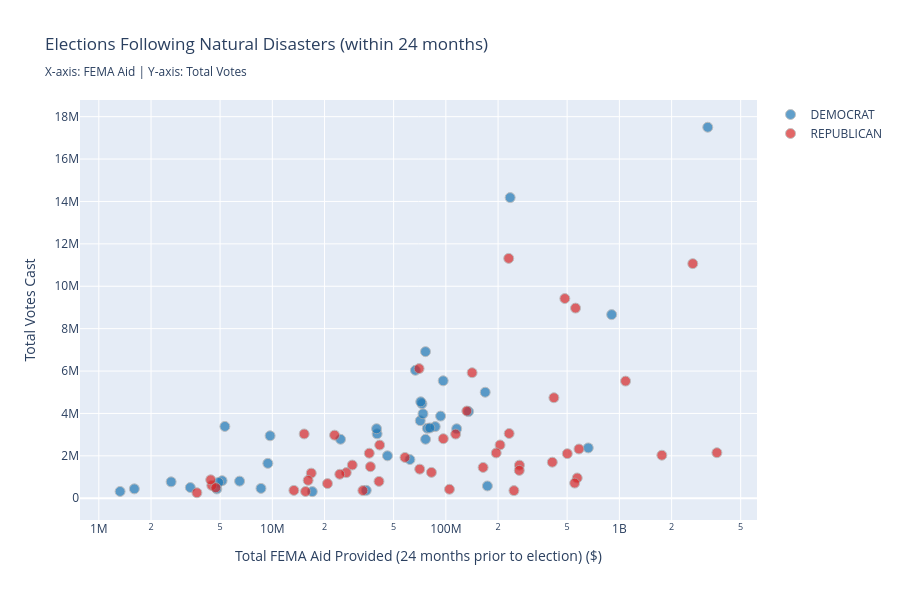

Notebook cell for this chart:
### Code cell
# Elections following natural disasters

import plotly.graph_objects as go
from datetime import timedelta

# Create a detailed disaster timeline with election years
df_disasters_with_dates = df_disasters.copy()
df_disasters_with_dates['state'] = df_disasters_with_dates['state'].str.strip().str.title()

# Get election years
election_years_set = set(df['year'].unique())

# For each election year, find disasters that occurred within 24 months BEFORE the election
# This captures the effects leading up to the election 

def find_disasters_before_election(state_name, election_year, months_lookback=24):
    """Find disasters within X months before an election"""
    election_disasters = df_disasters_with_dates[
        (df_disasters_with_dates['state'] == state_name) &
        (df_disasters_with_dates['year'] >= election_year - 2) &
        (df_disasters_with_dates['year'] <= election_year)
    ].copy()
    return election_disasters

# Create a comprehensive list of elections with preceding disasters
elections_with_disasters = []

for state in merged_df['state'].unique():
    for year in election_years_set:
        election_record = merged_df[(merged_df['state'] == state) & (merged_df['year'] == year)]
        
        if len(election_record) > 0:
            disasters_before = find_disasters_before_election(state, year)
            
            if len(disasters_before) > 0:  # Only include if there were disasters
                elections_with_disasters.append({
                    'state': state,
                    'election_year': year,
                    'winning_party': election_record['winning_party'].values[0],
                    'total_votes': election_record['total_votes'].values[0],
                    'disaster_count': len(disasters_before),
                    'disaster_types': ', '.join(disasters_before['incident_type'].unique()),
                    'fema_aid_24mo': disasters_before['pa_total'].sum() + disasters_before['ihp_total'].sum(),
                    'first_disaster_year': disasters_before['year'].min(),
                    'last_disaster_year': disasters_before['year'].max()
                })

# Convert to DataFrame for easier analysis
elections_disaster_df = pd.DataFrame(elections_with_disasters)
elections_disaster_df['fema_aid_formatted'] = '$' + (elections_disaster_df['fema_aid_24mo'] / 1e6).round(2).astype(str) + 'M'
elections_disaster_df = elections_disaster_df.sort_values(['election_year', 'fema_aid_24mo'], ascending=[False, False])

print(f"Elections following natural disasters (within 24 months): {len(elections_disaster_df)}")
print(f"\nSample of Elections After Disasters:")
print(elections_disaster_df[['state', 'election_year', 'winning_party', 'disaster_count', 'fema_aid_formatted']].head(15))

# Create US state codes mapping
state_codes = {
    'Alabama': 'AL', 'Alaska': 'AK', 'Arizona': 'AZ', 'Arkansas': 'AR', 'California': 'CA',
    'Colorado': 'CO', 'Connecticut': 'CT', 'Delaware': 'DE', 'Florida': 'FL', 'Georgia': 'GA',
    'Hawaii': 'HI', 'Idaho': 'ID', 'Illinois': 'IL', 'Indiana': 'IN', 'Iowa': 'IA',
    'Kansas': 'KS', 'Kentucky': 'KY', 'Louisiana': 'LA', 'Maine': 'ME', 'Maryland': 'MD',
    'Massachusetts': 'MA', 'Michigan': 'MI', 'Minnesota': 'MN', 'Mississippi': 'MS', 'Missouri': 'MO',
    'Montana': 'MT', 'Nebraska': 'NE', 'Nevada': 'NV', 'New Hampshire': 'NH', 'New Jersey': 'NJ',
    'New Mexico': 'NM', 'New York': 'NY', 'North Carolina': 'NC', 'North Dakota': 'ND', 'Ohio': 'OH',
    'Oklahoma': 'OK', 'Oregon': 'OR', 'Pennsylvania': 'PA', 'Rhode Island': 'RI', 'South Carolina': 'SC',
    'South Dakota': 'SD', 'Tennessee': 'TN', 'Texas': 'TX', 'Utah': 'UT', 'Vermont': 'VT',
    'Virginia': 'VA', 'Washington': 'WA', 'West Virginia': 'WV', 'Wisconsin': 'WI', 'Wyoming': 'WY'
}

# VISUALIZATION: Scatter plot comparing FEMA aid vs voting patterns for elections after disasters
party_colors = {
    'DEMOCRAT': '#1f77b4',
    'REPUBLICAN': '#d62728',
    'LIBERTARIAN': '#ff7f0e',
    'GREEN': '#2ca02c',
    'OTHER': '#9467bd'
}

elections_disaster_df['color'] = elections_disaster_df['winning_party'].map(party_colors)
elections_disaster_df['state_code'] = elections_disaster_df['state'].map(state_codes)

fig = go.Figure()

# Add scatter points for each party
for party in party_colors.keys():
    party_data = elections_disaster_df[elections_disaster_df['winning_party'] == party]
    
    hover_text = (
        '<b>' + party_data['state'] + ' (' + party_data['election_year'].astype(str) + ')</b><br>' +
        'Winning Party: ' + party_data['winning_party'] + '<br>' +
        'Total Votes: ' + (party_data['total_votes']/1e6).round(2).astype(str) + 'M<br>' +
        'Disasters (24mo prior): ' + party_data['disaster_count'].astype(int).astype(str) + '<br>' +
        'Disaster Types: ' + party_data['disaster_types'] + '<br>' +
        'FEMA Aid (24mo): ' + party_data['fema_aid_formatted']
    )
    
    fig.add_trace(go.Scatter(
        x=party_data['fema_aid_24mo'],
        y=party_data['total_votes'],
        mode='markers',
        name=party,
        marker=dict(size=10, color=party_colors[party], opacity=0.7, line=dict(width=1, color='darkgray')),
        text=hover_text,
        hovertemplate='%{text}<extra></extra>'
    ))

fig.update_layout(
    title='Elections Following Natural Disasters (within 24 months)<br><sub>X-axis: FEMA Aid | Y-axis: Total Votes</sub>',
    xaxis_title='Total FEMA Aid Provided (24 months prior to election) ($)',
    yaxis_title='Total Votes Cast',
    height=600,
    hovermode='closest',
    xaxis_type='log'  # Log scale to better visualize wide range of aid amounts
)

fig.show()

# CHOROPLETH: Show elections after disasters for a specific recent election year
latest_election_year = elections_disaster_df['election_year'].max()
latest_year_disasters = elections_disaster_df[elections_disaster_df['election_year'] == latest_election_year].copy()

if len(latest_year_disasters) > 0:
    latest_year_disasters['state_code'] = latest_year_disasters['state'].map(state_codes)
    
    hover_text_map = (
        '<b>' + latest_year_disasters['state'] + '</b><br>' +
        'Winning Party: ' + latest_year_disasters['winning_party'] + '<br>' +
        'Total Votes: ' + (latest_year_disasters['total_votes']/1e6).round(2).astype(str) + 'M<br>' +
        'Disasters (24mo): ' + latest_year_disasters['disaster_count'].astype(int).astype(str) + '<br>' +
        'Disaster Types: ' + latest_year_disasters['disaster_types'] + '<br>' +
        'FEMA Aid: ' + latest_year_disasters['fema_aid_formatted']
    )
    
    fig_map = go.Figure(data=go.Choropleth(
        locations=latest_year_disasters['state_code'],
        z=latest_year_disasters['fema_aid_24mo'],
        text=hover_text_map,
        hovertemplate='%{text}<extra></extra>',
        colorscale=[
            [0, '#fff7bc'],
            [1, '#e74c3c']
        ],
        marker_line_color='darkgray',
        colorbar=dict(title='FEMA Aid<br>($)', thickness=20, len=0.7)
    ))

### Figure 1 — Plotly figure (JSON) as saved in the notebook; plotly's stock layout.template omitted (floating-point values rounded to 4 significant figures)
{"data": [{"hovertemplate": "%{text}<extra></extra>", "marker": {"color": "#1f77b4", "line": {"color": "darkgray", "width": 1}, "opacity": 0.7, "size": 10}, "mode": "markers", "name": "DEMOCRAT", "text": ["<b>California (2020)</b><br>Winning Party: DEMOCRAT<br>Total Votes: 17.5M<br>Disasters (24mo prior): 9<br>Disaster Types: Fire, Severe Storm<br>FEMA Aid (24mo): $3230.7M", "<b>New York (2020)</b><br>Winning Party: DEMOCRAT<br>Total Votes: 8.66M<br>Disasters (24mo prior): 3<br>Disaster Types: Hurricane, Severe Storm, Flood<br>FEMA Aid (24mo): $902.58M", "<b>Oregon (2020)</b><br>Winning Party: DEMOCRAT<br>Total Votes: 2.37M<br>Disasters (24mo prior): 4<br>Disaster Types: Fire, Flood, Severe Storm<br>FEMA Aid (24mo): $661.9M", "<b>Hawaii (2020)</b><br>Winning Party: DEMOCRAT<br>Total Votes: 0.58M<br>Disasters (24mo prior): 4<br>Disaster Types: Severe Storm, Hurricane, Volcanic Eruption, Flood<br>FEMA Aid (24mo): $173.58M", "<b>Georgia (2020)</b><br>Winning Party: DEMOCRAT<br>Total Votes: 5.0M<br>Disasters (24mo prior): 2<br>Disaster Types: Hurricane<br>FEMA Aid (24mo): $168.59M", "<b>Washington (2020)</b><br>Winning Party: DEMOCRAT<br>Total Votes: 4.09M<br>Disasters (24mo prior): 5<br>Disaster Types: Severe Storm, Fire, Flood<br>FEMA Aid (24mo): $135.2M", "<b>Minnesota (2020)</b><br>Winning Party: DEMOCRAT<br>Total Votes: 3.28M<br>Disasters (24mo prior): 3<br>Disaster Types: Flood<br>FEMA Aid (24mo): $115.44M", "<b>Michigan (2020)</b><br>Winning Party: DEMOCRAT<br>Total Votes: 5.54M<br>Disasters (24mo prior): 2<br>Disaster Types: Dam/Levee Break, Flood<br>FEMA Aid (24mo): $96.53M", "<b>Wisconsin (2020)</b><br>Winning Party: DEMOCRAT<br>Total Votes: 3.3M<br>Disasters (24mo prior): 4<br>Disaster Types: Flood<br>FEMA Aid (24mo): $78.21M", "<b>Pennsylvania (2020)</b><br>Winning Party: DEMOCRAT<br>Total Votes: 6.92M<br>Disasters (24mo prior): 1<br>Disaster Types: Severe Storm<br>FEMA Aid (24mo): $76.33M", "<b>Virginia (2020)</b><br>Winning Party: DEMOCRAT<br>Total Votes: 4.46M<br>Disasters (24mo prior): 2<br>Disaster Types: Hurricane<br>FEMA Aid (24mo): $72.85M", "<b>New Jersey (2020)</b><br>Winning Party: DEMOCRAT<br>Total Votes: 4.55M<br>Disasters (24mo prior): 2<br>Disaster Types: Hurricane, Severe Storm<br>FEMA Aid (24mo): $71.66M", "<b>Massachusetts (2020)</b><br>Winning Party: DEMOCRAT<br>Total Votes: 3.66M<br>Disasters (24mo prior): 2<br>Disaster Types: Snowstorm, Severe Storm<br>FEMA Aid (24mo): $71.19M", "<b>Illinois (2020)</b><br>Winning Party: DEMOCRAT<br>Total Votes: 6.03M<br>Disasters (24mo prior): 1<br>Disaster Types: Flood<br>FEMA Aid (24mo): $66.78M", "<b>Connecticut (2020)</b><br>Winning Party: DEMOCRAT<br>Total Votes: 1.82M<br>Disasters (24mo prior): 3<br>Disaster Types: Hurricane, Severe Storm, Tornado<br>FEMA Aid (24mo): $62.08M", "<b>Maryland (2020)</b><br>Winning Party: DEMOCRAT<br>Total Votes: 3.04M<br>Disasters (24mo prior): 3<br>Disaster Types: Hurricane, Flood, Severe Storm<br>FEMA Aid (24mo): $40.17M", "<b>Colorado (2020)</b><br>Winning Party: DEMOCRAT<br>Total Votes: 3.28M<br>Disasters (24mo prior): 1<br>Disaster Types: Fire<br>FEMA Aid (24mo): $39.88M", "<b>Vermont (2020)</b><br>Winning Party: DEMOCRAT<br>Total Votes: 0.37M<br>Disasters (24mo prior): 3<br>Disaster Types: Severe Storm, Flood<br>FEMA Aid (24mo): $34.78M", "<b>New Hampshire (2020)</b><br>Winning Party: DEMOCRAT<br>Total Votes: 0.81M<br>Disasters (24mo prior): 3<br>Disaster Types: Severe Storm, Snowstorm, Coastal Storm<br>FEMA Aid (24mo): $6.48M", "<b>Arizona (2020)</b><br>Winning Party: DEMOCRAT<br>Total Votes: 3.39M<br>Disasters (24mo prior): 3<br>Disaster Types: Severe Storm, Flood<br>FEMA Aid (24mo): $5.33M", "<b>Maine (2020)</b><br>Winning Party: DEMOCRAT<br>Total Votes: 0.83M<br>Disasters (24mo prior): 1<br>Disaster Types: Coastal Storm<br>FEMA Aid (24mo): $5.14M", "<b>Delaware (2020)</b><br>Winning Party: DEMOCRAT<br>Total Votes: 0.5M<br>Disasters (24mo prior): 1<br>Disaster Types: Hurricane<br>FEMA Aid (24mo): $3.37M", "<b>California (2016)</b><br>Winning Party: DEMOCRAT<br>Total Votes: 14.18M<br>Disasters (24mo prior): 1<br>Disaster Types: Fire<br>FEMA Aid (24mo): $234.75M", "<b>New Jersey (2016)</b><br>Winning Party: DEMOCRAT<br>Total Votes: 3.87M<br>Disasters (24mo prior): 2<br>Disaster Types: Severe Storm<br>FEMA Aid (24mo): $93.27M", "<b>Massachusetts (2016)</b><br>Winning Party: DEMOCRAT<br>Total Votes: 3.38M<br>Disasters (24mo prior): 1<br>Disaster Types: Severe Storm<br>FEMA Aid (24mo): $86.85M", "<b>Washington (2016)</b><br>Winning Party: DEMOCRAT<br>Total Votes: 3.32M<br>Disasters (24mo prior): 4<br>Disaster Types: Flood, Severe Storm, Fire<br>FEMA Aid (24mo): $80.91M", "<b>Maryland (2016)</b><br>Winning Party: DEMOCRAT<br>Total Votes: 2.78M<br>Disasters (24mo prior): 2<br>Disaster Types: Flood, Snowstorm<br>FEMA Aid (24mo): $76.4M", "<b>Virginia (2016)</b><br>Winning Party: DEMOCRAT<br>Total Votes: 3.98M<br>Disasters (24mo prior): 2<br>Disaster Types: Hurricane, Snowstorm<br>FEMA Aid (24mo): $73.84M", "<b>Oregon (2016)</b><br>Winning Party: DEMOCRAT<br>Total Votes: 2.0M<br>Disasters (24mo prior): 2<br>Disaster Types: Severe Storm<br>FEMA Aid (24mo): $46.08M", "<b>Colorado (2016)</b><br>Winning Party: DEMOCRAT<br>Total Votes: 2.78M<br>Disasters (24mo prior): 1<br>Disaster Types: Flood<br>FEMA Aid (24mo): $24.72M", "<b>District Of Columbia (2016)</b><br>Winning Party: DEMOCRAT<br>Total Votes: 0.31M<br>Disasters (24mo prior): 1<br>Disaster Types: Snowstorm<br>FEMA Aid (24mo): $17.0M", "<b>Minnesota (2016)</b><br>Winning Party: DEMOCRAT<br>Total Votes: 2.94M<br>Disasters (24mo prior): 1<br>Disaster Types: Flood<br>FEMA Aid (24mo): $9.71M", "<b>Connecticut (2016)</b><br>Winning Party: DEMOCRAT<br>Total Votes: 1.64M<br>Disasters (24mo prior): 1<br>Disaster Types: Severe Storm<br>FEMA Aid (24mo): $9.42M", "<b>Rhode Island (2016)</b><br>Winning Party: DEMOCRAT<br>Total Votes: 0.46M<br>Disasters (24mo prior): 1<br>Disaster Types: Severe Storm<br>FEMA Aid (24mo): $8.6M", "<b>New Hampshire (2016)</b><br>Winning Party: DEMOCRAT<br>Total Votes: 0.74M<br>Disasters (24mo prior): 1<br>Disaster Types: Severe Storm<br>FEMA Aid (24mo): $4.9M", "<b>Hawaii (2016)</b><br>Winning Party: DEMOCRAT<br>Total Votes: 0.44M<br>Disasters (24mo prior): 1<br>Disaster Types: Mud/Landslide<br>FEMA Aid (24mo): $4.79M", "<b>Maine (2016)</b><br>Winning Party: DEMOCRAT<br>Total Votes: 0.77M<br>Disasters (24mo prior): 1<br>Disaster Types: Snowstorm<br>FEMA Aid (24mo): $2.61M", "<b>Delaware (2016)</b><br>Winning Party: DEMOCRAT<br>Total Votes: 0.44M<br>Disasters (24mo prior): 1<br>Disaster Types: Snowstorm<br>FEMA Aid (24mo): $1.6M", "<b>Vermont (2016)</b><br>Winning Party: DEMOCRAT<br>Total Votes: 0.32M<br>Disasters (24mo prior): 1<br>Disaster Types: Severe Storm<br>FEMA Aid (24mo): $1.33M"], "type": "scatter", "x": [3231000000.0, 902600000.0, 661900000.0, 173600000.0, 168600000.0, 135200000.0, 115400000.0, 96530000.0, 78210000.0, 76330000.0, 72850000.0, 71660000.0, 71190000.0, 66780000.0, 62080000.0, 40170000.0, 39880000.0, 34780000.0, 6476000.0, 5327000.0, 5136000.0, 3368000.0, 234700000.0, 93270000.0, 86850000.0, 80910000.0, 76400000.0, 73840000.0, 46080000.0, 24720000.0, 17000000.0, 9708000.0, 9424000.0, 8603000.0, 4899000.0, 4787000.0, 2611000.0, 1603000.0, 1327000.0], "y": [17500000.0, 8662000.0, 2374000.0, 579800.0, 5000000.0, 4088000.0, 3277000.0, 5539000.0, 3298000.0, 6915000.0, 4461000.0, 4549000.0, 3658000.0, 6034000.0, 1824000.0, 3037000.0, 3280000.0, 371000.0, 806200.0, 3387000.0, 828300.0, 504300.0, 14180000.0, 3874000.0, 3379000.0, 3317000.0, 2781000.0, 3983000.0, 2001000.0, 2780000.0, 312600.0, 2945000.0, 1645000.0, 464100.0, 744300.0, 437700.0, 771900.0, 441600.0, 320500.0]}, {"hovertemplate": "%{text}<extra></extra>", "marker": {"color": "#d62728", "line": {"color": "darkgray", "width": 1}, "opacity": 0.7, "size": 10}, "mode": "markers", "name": "REPUBLICAN", "text": ["<b>Louisiana (2020)</b><br>Winning Party: REPUBLICAN<br>Total Votes: 2.15M<br>Disasters (24mo prior): 6<br>Disaster Types: Hurricane, Flood, Severe Storm<br>FEMA Aid (24mo): $3647.68M", "<b>Florida (2020)</b><br>Winning Party: REPUBLICAN<br>Total Votes: 11.07M<br>Disasters (24mo prior): 3<br>Disaster Types: Hurricane<br>FEMA Aid (24mo): $2648.4M", "<b>North Carolina (2020)</b><br>Winning Party: REPUBLICAN<br>Total Votes: 5.52M<br>Disasters (24mo prior): 7<br>Disaster Types: Severe Storm, Hurricane<br>FEMA Aid (24mo): $1085.86M", "<b>Alabama (2020)</b><br>Winning Party: REPUBLICAN<br>Total Votes: 2.32M<br>Disasters (24mo prior): 9<br>Disaster Types: Hurricane, Severe Storm, Tornado<br>FEMA Aid (24mo): $585.02M", "<b>Nebraska (2020)</b><br>Winning Party: REPUBLICAN<br>Total Votes: 0.96M<br>Disasters (24mo prior): 4<br>Disaster Types: Flood, Severe Storm, Snowstorm<br>FEMA Aid (24mo): $571.57M", "<b>Iowa (2020)</b><br>Winning Party: REPUBLICAN<br>Total Votes: 1.7M<br>Disasters (24mo prior): 6<br>Disaster Types: Severe Storm, Flood<br>FEMA Aid (24mo): $410.64M", "<b>Oklahoma (2020)</b><br>Winning Party: REPUBLICAN<br>Total Votes: 1.56M<br>Disasters (24mo prior): 5<br>Disaster Types: Severe Ice Storm, Severe Storm, Fire<br>FEMA Aid (24mo): $265.54M", "<b>Mississippi (2020)</b><br>Winning Party: REPUBLICAN<br>Total Votes: 1.31M<br>Disasters (24mo prior): 9<br>Disaster Types: Hurricane, Severe Storm<br>FEMA Aid (24mo): $264.99M", "<b>Alaska (2020)</b><br>Winning Party: REPUBLICAN<br>Total Votes: 0.36M<br>Disasters (24mo prior): 2<br>Disaster Types: Mud/Landslide, Earthquake<br>FEMA Aid (24mo): $246.84M", "<b>Tennessee (2020)</b><br>Winning Party: REPUBLICAN<br>Total Votes: 3.05M<br>Disasters (24mo prior): 5<br>Disaster Types: Severe Storm, Tornado, Flood<br>FEMA Aid (24mo): $231.63M", "<b>Texas (2020)</b><br>Winning Party: REPUBLICAN<br>Total Votes: 11.32M<br>Disasters (24mo prior): 5<br>Disaster Types: Hurricane, Flood<br>FEMA Aid (24mo): $230.31M", "<b>South Carolina (2020)</b><br>Winning Party: REPUBLICAN<br>Total Votes: 2.51M<br>Disasters (24mo prior): 4<br>Disaster Types: Severe Storm, Hurricane<br>FEMA Aid (24mo): $205.29M", "<b>Kentucky (2020)</b><br>Winning Party: REPUBLICAN<br>Total Votes: 2.14M<br>Disasters (24mo prior): 4<br>Disaster Types: Severe Storm, Flood<br>FEMA Aid (24mo): $195.14M", "<b>Ohio (2020)</b><br>Winning Party: REPUBLICAN<br>Total Votes: 5.92M<br>Disasters (24mo prior): 3<br>Disaster Types: Tornado, Flood<br>FEMA Aid (24mo): $141.68M", "<b>Missouri (2020)</b><br>Winning Party: REPUBLICAN<br>Total Votes: 3.03M<br>Disasters (24mo prior): 3<br>Disaster Types: Severe Storm, Flood<br>FEMA Aid (24mo): $113.9M", "<b>South Dakota (2020)</b><br>Winning Party: REPUBLICAN<br>Total Votes: 0.42M<br>Disasters (24mo prior): 5<br>Disaster Types: Severe Storm, Flood<br>FEMA Aid (24mo): $104.89M", "<b>Arkansas (2020)</b><br>Winning Party: REPUBLICAN<br>Total Votes: 1.22M<br>Disasters (24mo prior): 4<br>Disaster Types: Tornado, Flood<br>FEMA Aid (24mo): $82.58M", "<b>Kansas (2020)</b><br>Winning Party: REPUBLICAN<br>Total Votes: 1.37M<br>Disasters (24mo prior): 3<br>Disaster Types: Severe Storm<br>FEMA Aid (24mo): $70.68M", "<b>West Virginia (2020)</b><br>Winning Party: REPUBLICAN<br>Total Votes: 0.79M<br>Disasters (24mo prior): 3<br>Disaster Types: Flood, Severe Storm, Mud/Landslide<br>FEMA Aid (24mo): $41.18M", "<b>Utah (2020)</b><br>Winning Party: REPUBLICAN<br>Total Votes: 1.49M<br>Disasters (24mo prior): 2<br>Disaster Types: Severe Storm, Earthquake<br>FEMA Aid (24mo): $36.75M", "<b>North Dakota (2020)</b><br>Winning Party: REPUBLICAN<br>Total Votes: 0.36M<br>Disasters (24mo prior): 4<br>Disaster Types: Severe Storm, Flood<br>FEMA Aid (24mo): $33.26M", "<b>Indiana (2020)</b><br>Winning Party: REPUBLICAN<br>Total Votes: 3.03M<br>Disasters (24mo prior): 1<br>Disaster Types: Flood<br>FEMA Aid (24mo): $15.26M", "<b>Montana (2020)</b><br>Winning Party: REPUBLICAN<br>Total Votes: 0.6M<br>Disasters (24mo prior): 3<br>Disaster Types: Flood<br>FEMA Aid (24mo): $4.48M", "<b>Idaho (2020)</b><br>Winning Party: REPUBLICAN<br>Total Votes: 0.87M<br>Disasters (24mo prior): 1<br>Disaster Types: Flood<br>FEMA Aid (24mo): $4.41M", "<b>Louisiana (2016)</b><br>Winning Party: REPUBLICAN<br>Total Votes: 2.03M<br>Disasters (24mo prior): 3<br>Disaster Types: Flood<br>FEMA Aid (24mo): $1757.54M", "<b>Texas (2016)</b><br>Winning Party: REPUBLICAN<br>Total Votes: 8.97M<br>Disasters (24mo prior): 6<br>Disaster Types: Flood, Severe Storm<br>FEMA Aid (24mo): $558.93M", "<b>West Virginia (2016)</b><br>Winning Party: REPUBLICAN<br>Total Votes: 0.71M<br>Disasters (24mo prior): 6<br>Disaster Types: Flood, Severe Storm<br>FEMA Aid (24mo): $552.62M", "<b>South Carolina (2016)</b><br>Winning Party: REPUBLICAN<br>Total Votes: 2.1M<br>Disasters (24mo prior): 2<br>Disaster Types: Hurricane, Flood<br>FEMA Aid (24mo): $501.15M", "<b>Florida (2016)</b><br>Winning Party: REPUBLICAN<br>Total Votes: 9.42M<br>Disasters (24mo prior): 2<br>Disaster Types: Hurricane<br>FEMA Aid (24mo): $484.89M", "<b>North Carolina (2016)</b><br>Winning Party: REPUBLICAN<br>Total Votes: 4.74M<br>Disasters (24mo prior): 1<br>Disaster Types: Hurricane<br>FEMA Aid (24mo): $419.42M", "<b>Oklahoma (2016)</b><br>Winning Party: REPUBLICAN<br>Total Votes: 1.45M<br>Disasters (24mo prior): 4<br>Disaster Types: Flood, Severe Storm, Severe Ice Storm<br>FEMA Aid (24mo): $163.94M", "<b>Georgia (2016)</b><br>Winning Party: REPUBLICAN<br>Total Votes: 4.11M<br>Disasters (24mo prior): 3<br>Disaster Types: Hurricane, Severe Storm, Severe Ice Storm<br>FEMA Aid (24mo): $132.04M", "<b>Missouri (2016)</b><br>Winning Party: REPUBLICAN<br>Total Votes: 2.81M<br>Disasters (24mo prior): 2<br>Disaster Types: Flood, Severe Storm<br>FEMA Aid (24mo): $96.7M", "<b>Pennsylvania (2016)</b><br>Winning Party: REPUBLICAN<br>Total Votes: 6.12M<br>Disasters (24mo prior): 2<br>Disaster Types: Flood, Snowstorm<br>FEMA Aid (24mo): $70.12M", "<b>Kentucky (2016)</b><br>Winning Party: REPUBLICAN<br>Total Votes: 1.92M<br>Disasters (24mo prior): 5<br>Disaster Types: Severe Storm, Flood, Snowstorm<br>FEMA Aid (24mo): $58.14M", "<b>Tennessee (2016)</b><br>Winning Party: REPUBLICAN<br>Total Votes: 2.51M<br>Disasters (24mo prior): 2<br>Disaster Types: Fire, Severe Ice Storm<br>FEMA Aid (24mo): $41.55M", "<b>Alabama (2016)</b><br>Winning Party: REPUBLICAN<br>Total Votes: 2.12M<br>Disasters (24mo prior): 1<br>Disaster Types: Severe Storm<br>FEMA Aid (24mo): $36.2M", "<b>Iowa (2016)</b><br>Winning Party: REPUBLICAN<br>Total Votes: 1.57M<br>Disasters (24mo prior): 3<br>Disaster Types: Flood, Severe Storm<br>FEMA Aid (24mo): $28.89M", "<b>Mississippi (2016)</b><br>Winning Party: REPUBLICAN<br>Total Votes: 1.21M<br>Disasters (24mo prior): 2<br>Disaster Types: Flood, Severe Storm<br>FEMA Aid (24mo): $26.69M", "<b>Arkansas (2016)</b><br>Winning Party: REPUBLICAN<br>Total Votes: 1.13M<br>Disasters (24mo prior): 3<br>Disaster Types: Severe Storm<br>FEMA Aid (24mo): $24.47M", "<b>Wisconsin (2016)</b><br>Winning Party: REPUBLICAN<br>Total Votes: 2.98M<br>Disasters (24mo prior): 2<br>Disaster Types: Flood, Severe Storm<br>FEMA Aid (24mo): $22.84M", "<b>Idaho (2016)</b><br>Winning Party: REPUBLICAN<br>Total Votes: 0.69M<br>Disasters (24mo prior): 2<br>Disaster Types: Severe Storm<br>FEMA Aid (24mo): $20.79M", "<b>Kansas (2016)</b><br>Winning Party: REPUBLICAN<br>Total Votes: 1.18M<br>Disasters (24mo prior): 2<br>Disaster Types: Severe Storm<br>FEMA Aid (24mo): $16.76M", "<b>Nebraska (2016)</b><br>Winning Party: REPUBLICAN<br>Total Votes: 0.84M<br>Disasters (24mo prior): 1<br>Disaster Types: Severe Storm<br>FEMA Aid (24mo): $16.08M", "<b>Alaska (2016)</b><br>Winning Party: REPUBLICAN<br>Total Votes: 0.32M<br>Disasters (24mo prior): 2<br>Disaster Types: Severe Storm, Coastal Storm<br>FEMA Aid (24mo): $15.54M", "<b>South Dakota (2016)</b><br>Winning Party: REPUBLICAN<br>Total Votes: 0.37M<br>Disasters (24mo prior): 3<br>Disaster Types: Severe Storm<br>FEMA Aid (24mo): $13.31M", "<b>Montana (2016)</b><br>Winning Party: REPUBLICAN<br>Total Votes: 0.49M<br>Disasters (24mo prior): 2<br>Disaster Types: Tornado, Severe Storm<br>FEMA Aid (24mo): $4.72M", "<b>Wyoming (2016)</b><br>Winning Party: REPUBLICAN<br>Total Votes: 0.26M<br>Disasters (24mo prior): 1<br>Disaster Types: Flood<br>FEMA Aid (24mo): $3.68M"], "type": "scatter", "x": [3648000000.0, 2648000000.0, 1086000000.0, 585000000.0, 571600000.0, 410600000.0, 265500000.0, 265000000.0, 246800000.0, 231600000.0, 230300000.0, 205300000.0, 195100000.0, 141700000.0, 113900000.0, 104900000.0, 82580000.0, 70680000.0, 41180000.0, 36750000.0, 33260000.0, 15260000.0, 4479000.0, 4414000.0, 1758000000.0, 558900000.0, 552600000.0, 501100000.0, 484900000.0, 419400000.0, 163900000.0, 132000000.0, 96700000.0, 70120000.0, 58140000.0, 41550000.0, 36200000.0, 28890000.0, 26690000.0, 24470000.0, 22840000.0, 20790000.0, 16760000.0, 16080000.0, 15540000.0, 13310000.0, 4724000.0, 3677000.0], "y": [2148000.0, 11070000.0, 5525000.0, 2323000.0, 956400.0, 1700000.0, 1561000.0, 1314000.0, 359500.0, 3054000.0, 11320000.0, 2514000.0, 2137000.0, 5922000.0, 3026000.0, 422600.0, 1219000.0, 1372000.0, 794700.0, 1488000.0, 361800.0, 3033000.0, 603700.0, 868000.0, 2029000.0, 8969000.0, 713100.0, 2103000.0, 9420000.0, 4742000.0, 1453000.0, 4115000.0, 2809000.0, 6115000.0, 1924000.0, 2508000.0, 2123000.0, 1566000.0, 1209000.0, 1131000.0, 2976000.0, 690300.0, 1184000.0, 844200.0, 318600.0, 370100.0, 494500.0, 258800.0]}, {"hovertemplate": "%{text}<extra></extra>", "marker": {"color": "#ff7f0e", "line": {"color": "darkgray", "width": 1}, "opacity": 0.7, "size": 10}, "mode": "markers", "name": "LIBERTARIAN", "text": [], "type": "scatter", "x": [], "y": []}, {"hovertemplate": "%{text}<extra></extra>", "marker": {"color": "#2ca02c", "line": {"color": "darkgray", "width": 1}, "opacity": 0.7, "size": 10}, "mode": "markers", "name": "GREEN", "text": [], "type": "scatter", "x": [], "y": []}, {"hovertemplate": "%{text}<extra></extra>", "marker": {"color": "#9467bd", "line": {"color": "darkgray", "width": 1}, "opacity": 0.7, "size": 10}, "mode": "markers", "name": "OTHER", "text": [], "type": "scatter", "x": [], "y": []}], "layout": {"height": 600, "hovermode": "closest", "title": {"text": "Elections Following Natural Disasters (within 24 months)<br><sub>X-axis: FEMA Aid | Y-axis: Total Votes</sub>"}, "xaxis": {"title": {"text": "Total FEMA Aid Provided (24 months prior to election) ($)"}, "type": "log"}, "yaxis": {"title": {"text": "Total Votes Cast"}}}}
